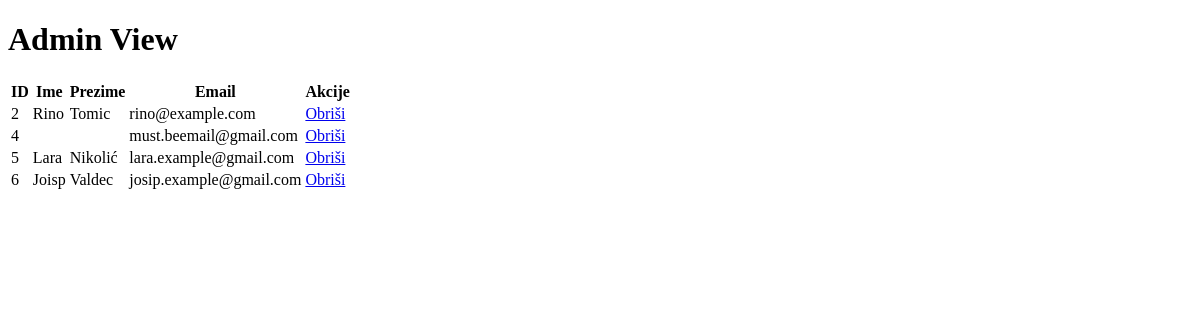
The app's page /admin_view/, older data.
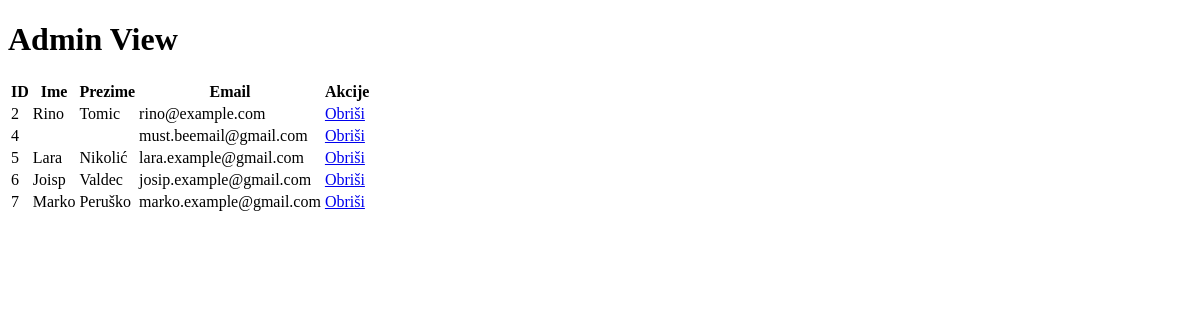
The same page, newer data.
### PZWapp/models.py (models this page shows, shortened)
class Korisnik(AbstractUser):
    ime = models.CharField(max_length=50)
    prezime = models.CharField(max_length=50)
    email = models.EmailField(unique=True)
    username = models.CharField(max_length=50, unique=True)

### PZWapp/views.py (the view)
# urls.py: path('admin_view/', views.admin_view, name='admin_view'),
def admin_view(request):
    korisnici = Korisnik.objects.all()
    context = {
        'korisnici': korisnici
    }
    return render(request, 'main/admin_views.html', context)

### PZWapp/templates/main/admin_views.html (shortened to what this page needs)
<!DOCTYPE html>
<html>
<head>
</head>
<body>
    <h1>Admin View</h1>
    <table>
        <thead>
            <tr>
                <th>ID</th>
                <th>Ime</th>
                <th>Prezime</th>
                <th>Email</th>
                <th>Akcije</th>
            </tr>
        </thead>
        <tbody>
            {% for korisnik in korisnici %}
            <tr>
                <td>{{ korisnik.id }}</td>
                <td>{{ korisnik.ime }}</td>
                <td>{{ korisnik.prezime }}</td>
                <td>{{ korisnik.email }}</td>
                <td>
                    <a href="{% url 'PZWapp:delete_user' korisnik.id %}">Obriši</a>
                </td>
            </tr>
            {% endfor %}
        </tbody>
    </table>
</body>
</html>

Row changes from the older to the newer data that the page shows:
added Korisnik: id "7", ime "Marko", prezime "Peruško", email "marko.example@gmail.com"
